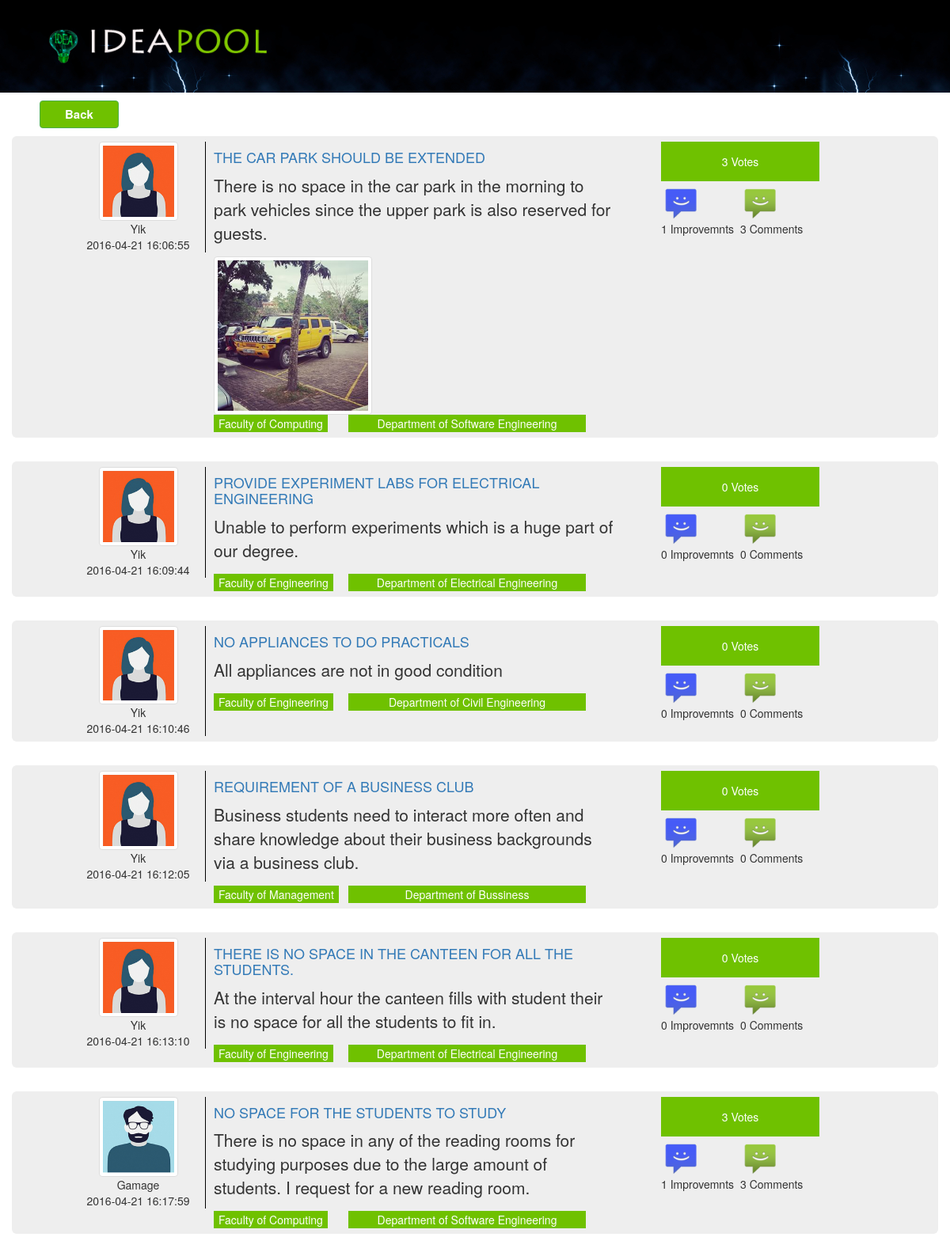
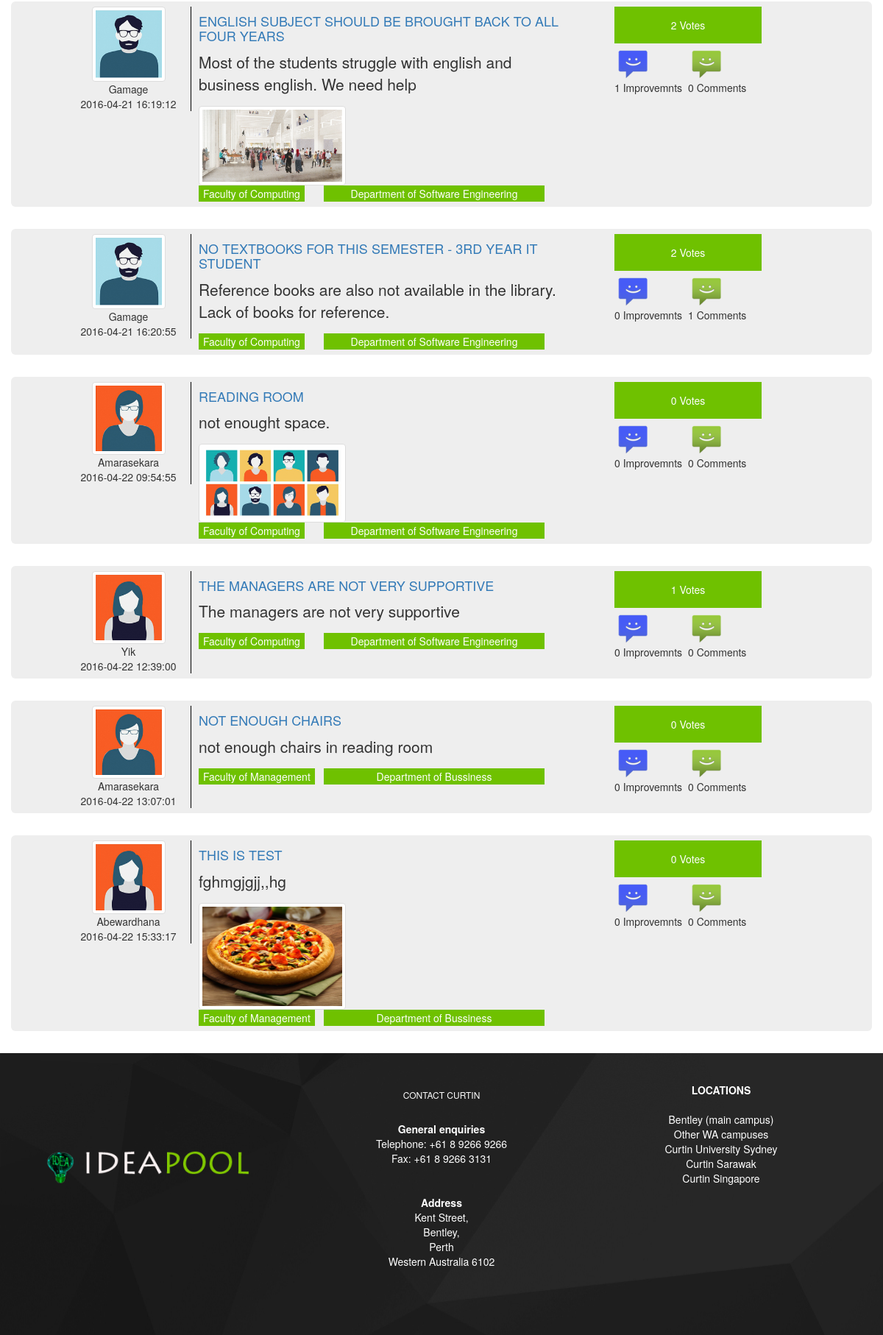
Screenshot of /advancedaction.php with the database file from the repository (2 pictures, top to bottom).
### tables this page shows
CREATE TABLE IF NOT EXISTS `post` (
  `postId` varchar(10) NOT NULL,
  `userId` int(11) NOT NULL,
  `dateTime` datetime NOT NULL DEFAULT CURRENT_TIMESTAMP,
  `faculty` varchar(250) NOT NULL,
  `department` varchar(250) NOT NULL,
  `category` varchar(100) NOT NULL,
  `title` varchar(300) NOT NULL,
  `content` varchar(1000) NOT NULL,
  `views` int(100) NOT NULL DEFAULT '0',
  `date` date NOT NULL DEFAULT '2016-04-14',
  `files` varchar(100) NOT NULL,
  PRIMARY KEY (`postId`)
);

CREATE TABLE IF NOT EXISTS `register` (
  `id` int(11) NOT NULL AUTO_INCREMENT,
  `fname` varchar(45) NOT NULL,
  `lname` varchar(45) NOT NULL,
  `address` varchar(45) NOT NULL,
  `contact` int(11) NOT NULL,
  `gender` varchar(45) NOT NULL,
  `emil` varchar(45) NOT NULL,
  `category` varchar(45) NOT NULL,
  `universityID` varchar(45) NOT NULL,
  `Image` varchar(45) NOT NULL,
  `status` varchar(45) NOT NULL DEFAULT 'pending',
  `username` varchar(45) NOT NULL,
  `password` varchar(45) NOT NULL,
  PRIMARY KEY (`id`)
);

### advancedaction.php (the view, shortened to what this page needs)
<!DOCTYPE html PUBLIC "-//W3C//DTD XHTML 1.0 Transitional//EN" "http://www.w3.org/TR/xhtml1/DTD/xhtml1-transitional.dtd">
<html xmlns="http://www.w3.org/1999/xhtml">
<head>
   <link rel="stylesheet" href="css/bootstrap.min.css"></link>
 <link rel="stylesheet" href="css/ideacss.css" />
 <link rel="stylesheet" href="https://maxcdn.bootstrapcdn.com/font-awesome/4.5.0/css/font-awesome.min.css"/>
</head>
<body>
 <?php
    include('header.php');
 ?>
 <div class="container">
 <a href="view4.php" class="btn btn-success button_design">Back</a>
 </div>
 <div class="container">
       <div class="row">
     <?php
 	    if(isset($_POST["title"])&&!empty($_POST["title"]))
		{
			if(isset($_POST["description"])&&!empty($_POST["description"]))
			{
			    if(isset($_POST["category"])&&!empty($_POST["category"]))
			     {
			     	 if(isset($_POST["faculty"])&&!empty($_POST["faculty"]))
			     	{
                        if(isset($_POST["department"])&&!empty($_POST["department"]))
                        {
						       if(isset($_POST["date"])&&!empty($_POST["date"]))
                                {
									 if(isset($_POST["name"])&&!empty($_POST["name"]))
									 {
										   $n=$_POST["name"];
										   $sql6="select id from register where lname='$n'";
										   include("database_connect.php");
	                                       $result6=mysqli_query($con,$sql6);
										   if($row6=mysqli_fetch_array($result6))
										   {
										    $uid=$row6["id"];
											$da=str_replace("/","-",$_POST["date"]);
								            $s= $_POST["title"];
			                                $d=$_POST["description"];
			                                $c=$_POST["category"];
			                                $f=$_POST["faculty"];
			                                $de=$_POST["department"];
                                            $where = "WHERE title like '%$s%' and content like '%$d%' and category='$c' and faculty='$f' and department='$de' and date='$da' and userId like '%$uid%'";
										   }
										   else
										   {
										    $da=str_replace("/","-",$_POST["date"]);
								            $s= $_POST["title"];
			                                $d=$_POST["description"];
			                                $c=$_POST["category"];
			                                $f=$_POST["faculty"];
			                                $de=$_POST["department"];
                                            $where = "WHERE title like '%$s%' and content like '%$d%' and category='$c' and faculty='$f' and department='$de' and date='$da'"; }
								     }
									 else
									 {
								      $da=str_replace("/","-",$_POST["date"]);
								      $s= $_POST["title"];
			                          $d=$_POST["description"];
			                          $c=$_POST["category"];
			                          $f=$_POST["faculty"];
			                          $de=$_POST["department"];
                                      $where = "WHERE title like '%$s%' and content like '%$d%' and category='$c' and faculty='$f' and department='$de' and date='$da'";
									 }
								}
								else
								{
                                   $s= $_POST["title"];
			                       $d=$_POST["description"];
			                       $c=$_POST["category"];
			                       $f=$_POST["faculty"];
			                       $de=$_POST["department"];
                                   $where = "WHERE title like '%$s%' and content like '%$d%' and category='$c' and faculty='$f' and department='$de'";
								}
                        }
                        else
                        {
                         $s= $_POST["title"];
			             $d=$_POST["description"];
			             $c=$_POST["category"];
			             $f=$_POST["faculty"];
                         $where = "WHERE title like '%$s%' and content like '%$d%' and category='$c' and faculty='$f'";
                        }
			     	}
			     	else
			     	{
			          $s= $_POST["title"];
			           $d=$_POST["description"];
			            $c=$_POST["category"];
			          $where = "WHERE title like '%$s%' and content like '%$d%' and category='$c'";
                    }
			     }
			    else
			    {
			       $s= $_POST["title"];
			      $d=$_POST["description"];
			      $where = "WHERE title like '%$s%' and content like '%$d%'";
			    }
			}
			else
			{
			$s= $_POST["title"];
			$where = "WHERE title like '%$s%'";
			}
		}
		elseif(isset($_POST["description"])&&!empty($_POST["description"]))
		{
	     $d=$_POST["description"];
		 $where = "WHERE content like '%$d%'";
	    }
	    elseif(isset($_POST["department"])&&!empty($_POST["department"]))
		{
	       $de=$_POST["department"];
           $where = "WHERE department='$de'";
	    }
		 elseif(isset($_POST["date"])&&!empty($_POST["date"]))
		{
	        $da=str_replace("/","-",$_POST["date"]);
			echo $da;
            $where = "WHERE date='$da'";
	    }
		else
		{
			$where ="";
		}
	  if(isset($_POST["sort"]) && $sortBy != null)
	  {
		if  (($_POST["sort"])=="vote"){
			$sql = "select * from votes AS V JOIN post AS P on V.submissionId=P.postId ".$where." GROUP BY submissionId order by COUNT(voteId) desc";
		}
		else if  (($_POST["sort"])=="comment"){
			$sql = "select * from comment AS C JOIN post AS P on C.submissionId=P.postId ".$where." and commentType='Comment' GROUP BY submissionId order by COUNT(commentId) desc";
		}
		else if  (($_POST["sort"])=="improvement"){
			$sql = "select * from comment AS C JOIN post AS P on C.submissionId=P.postId ".$where." and commentType='Improvement' GROUP BY submissionId order by COUNT(commentId) desc";
		}
	  }
	  else{
	  $sql="select * from post ".$where;
	  }
	  include("database_connect.php");
	  $result=mysqli_query($con,$sql);
	  while($row = mysqli_fetch_array($result))
	  {
   ?>
     <div class="jumbotron viewblock">
       <div class="container">
           <div class="col-md-2 leftcolomn">
            <?php
		     $userid=$row['userId'];
             $sql5="SELECT * from register where id=$userid";
	        $result5=mysqli_query($con,$sql5);
	       if(mysqli_num_rows($result5)==0)
			   {
				    $photo="images/user2.jpg";
				   $GLOBALS["name"]='user';
			    }
			else{
	         while($row5 = mysqli_fetch_array($result5))
	         {
				   $photo=$row5["Image"];
			 }
             ?>
                   <?php
	               }
	             ?>
                 <div class="row">
                <img src=<?= $photo ?> width="100" height="100" class="img img-thumbnail"/>
                 </div>
                 <div class="row">
                 <?php echo $GLOBALS["name"]?>
                 </div>
                 <div class="row">
                 <?= $row["dateTime"]?>
                 </div>
           </div>
           <div class="col-md-6 middlecolomn">
               <div class="row title">
               <h4><a href="viewidea.php?id=<?=$row["postId"]?>"><?= $row["title"]?></a></h4>
               </div>
               <div class="row content">
               <p> <?php echo $row["content"]; ?></p>
               </div>
                 <div class="row">
               <?php
               $img=$row["files"];
                    if(file_exists($img)&&strcmp($img,"images/")!=0)
                  {
                      ?>
               <img src=<?= $row["files"]?> width="200" height="150" class="img img-thumbnail"/>
                <?php
                }
               ?>
               </div>
                <div class="row">
                  <div class="col-md-4 departments">
                   <button class="submitidea2"><?php echo $row["faculty"]; ?></button>
                  </div>
                  <div class="col-md-8 departments">
                   <button class="submitidea3"><?php echo $row["department"]; ?></button>
                  </div>
               </div>
            </div>
            <div class="col-md-2 rightcolomn">
            <?php
            $id=$row["postId"];
            $sql2="select COUNT(*) AS votes from votes where submissionId='$id'";
	          include("database_connect.php");
	  	      $result2=mysqli_query($con,$sql2);
	          while($row2= mysqli_fetch_array($result2))
	          {
              ?>
                  <div class="row">
                 <button class="submitidea"><?php echo $row2["votes"] ?> Votes</button>
                </div>
                 <?php
	               }
	             ?>
                    <div class="row">
                          <?php $sql3="select COUNT(*) AS imp from comment where submissionId='$id' and commentType='Improvement'";
	                       include("database_connect.php");
	  	                   $result3=mysqli_query($con,$sql3);
	                       while($row3= mysqli_fetch_array($result3))
	                       {
                           ?>
                  <div class="col-md-6 iconcolomn">
                    <div class="image">
                    <img src="images/Android-Messages - Copy.png" width="50" height="50" class="img-responsive"/><?php echo $row3["imp"] ?> Improvemnts
                          </div>
						  <?php
	                       }
	                      ?>
                  </div>
                   <div class="col-md-6 iconcolomn">
                     <?php $sql4="select COUNT(*) AS cmt from comment where submissionId='$id' and commentType='Comment'";
	                       include("database_connect.php");
	  	                   $result4=mysqli_query($con,$sql4);
	                       while($row4= mysqli_fetch_array($result4))
	                       {
                           ?>
                              <div class="image">
                    <img src="images/Android-Messages.png" width="50" height="50" class="img-responsive" /><?php echo $row4["cmt"] ?> Comments
                        </div>
                         <?php
	                       }
	                      ?>
                   </div>
               </div>
            </div>
         </div>
      </div>
     <?php
	  }
	 ?>
     </div>
   </div>
   <?php
    include('footer.php');
   ?>
</body>
</html>

### css/ideacss.css (style rules this page uses)
.submitidea { background-color:#6fc100; height:50px; width:200px; border:none; color:#FFF; }
.btn-success { background-color:#6fc100; height:35px; width:100px; font-weight:bolder; font-size:15px; }
.title { color:#6fc100; text-transform:uppercase; }
.viewblock { padding:.5em; padding-left:2em; }
.leftcolomn { text-align:center; margin-right:10px; border-right:1px solid black; }
.rightcolomn { padding:0; margin-left:5em; }
.iconcolomn { padding:0; }
.departments { padding:0px; }
.submitidea2 { background-color:#6fc100; border:none; color:#FFF; }
.submitidea3 { background-color:#6fc100; width:300px; border:none; color:#FFF; }
.button_design { margin:10px; margin-left:20px; }

### rows the page displays
post: register.Image (picture), name "Yik", dateTime "2016-04-21 16:06:55", title "THE CAR PARK SHOULD BE EXTENDED", content "There is no space in the car park in the morning to park vehicles since the upper park is also reserved for guests.", files (picture), faculty "Faculty of Computing", department "Department of Software Engineering", votes "3", imp "1", cmt "3"
post: register.Image (picture), name "Yik", dateTime "2016-04-21 16:09:44", title "PROVIDE EXPERIMENT LABS FOR ELECTRICAL ENGINEERING", content "Unable to perform experiments which is a huge part of our degree.", faculty "Faculty of Engineering", department "Department of Electrical Engineering", votes "0", imp "0", cmt "0"
post: register.Image (picture), name "Yik", dateTime "2016-04-21 16:10:46", title "NO APPLIANCES TO DO PRACTICALS", content "All appliances are not in good condition", faculty "Faculty of Engineering", department "Department of Civil Engineering", votes "0", imp "0", cmt "0"
post: register.Image (picture), name "Yik", dateTime "2016-04-21 16:12:05", title "REQUIREMENT OF A BUSINESS CLUB", content "Business students need to interact more often and share knowledge about their business backgrounds via a business club.", faculty "Faculty of Management", department "Department of Bussiness", votes "0", imp "0", cmt "0"
post: register.Image (picture), name "Yik", dateTime "2016-04-21 16:13:10", title "THERE IS NO SPACE IN THE CANTEEN FOR ALL THE STUDENTS.", content "At the interval hour the canteen fills with student their is no space for all the students to fit in.", faculty "Faculty of Engineering", department "Department of Electrical Engineering", votes "0", imp "0", cmt "0"
post: register.Image (picture), name "Gamage", dateTime "2016-04-21 16:17:59", title "NO SPACE FOR THE STUDENTS TO STUDY", content "There is no space in any of the reading rooms for studying purposes due to the large amount of students. I request for a new reading room.", faculty "Faculty of Computing", department "Department of Software Engineering", votes "3", imp "1", cmt "3"
post: register.Image (picture), name "Gamage", dateTime "2016-04-21 16:19:12", title "ENGLISH SUBJECT SHOULD BE BROUGHT BACK TO ALL FOUR YEARS", content "Most of the students struggle with english and business english. We need help", files (picture), faculty "Faculty of Computing", department "Department of Software Engineering", votes "2", imp "1", cmt "0"
post: register.Image (picture), name "Gamage", dateTime "2016-04-21 16:20:55", title "NO TEXTBOOKS FOR THIS SEMESTER - 3RD YEAR IT STUDENT", content "Reference books are also not available in the library. Lack of books for reference.", faculty "Faculty of Computing", department "Department of Software Engineering", votes "2", imp "0", cmt "1"
post: register.Image (picture), name "Amarasekara", dateTime "2016-04-22 09:54:55", title "READING ROOM", content "not enought space.", files (picture), faculty "Faculty of Computing", department "Department of Software Engineering", votes "0", imp "0", cmt "0"
post: register.Image (picture), name "Yik", dateTime "2016-04-22 12:39:00", title "THE MANAGERS ARE NOT VERY SUPPORTIVE", content "The managers are not very supportive", faculty "Faculty of Computing", department "Department of Software Engineering", votes "1", imp "0", cmt "0"
post: register.Image (picture), name "Amarasekara", dateTime "2016-04-22 13:07:01", title "NOT ENOUGH CHAIRS", content "not enough chairs in reading room", faculty "Faculty of Management", department "Department of Bussiness", votes "0", imp "0", cmt "0"
post: register.Image (picture), name "Abewardhana", dateTime "2016-04-22 15:33:17", title "THIS IS TEST", content "fghmgjgjj,,hg", files (picture), faculty "Faculty of Management", department "Department of Bussiness", votes "0", imp "0", cmt "0"
